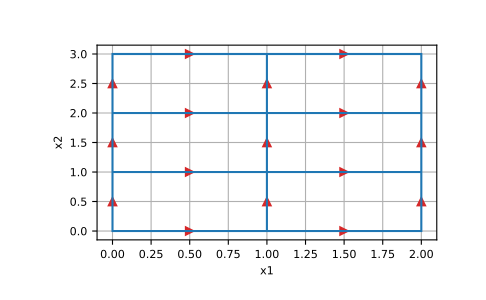

The Python source for this figure:
import discretize
import matplotlib.pyplot as plt
import numpy as np
M = discretize.TensorMesh([np.ones(n) for n in [2,3]])
M.plot_grid(edges=True)
plt.show()
